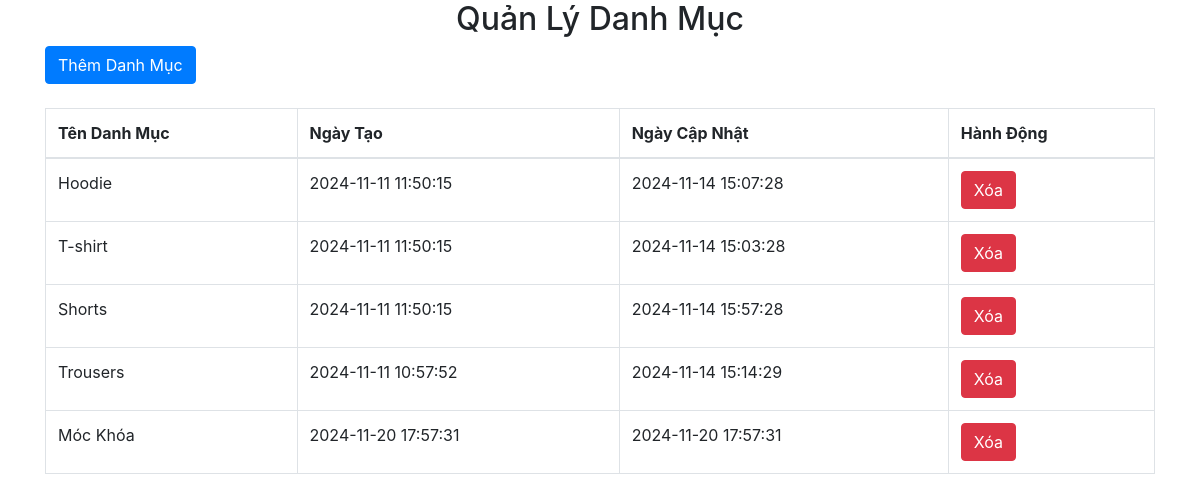
The page /admin/category/index.php on the database its author committed.
### tables this page shows
CREATE TABLE `category` (
  `id` int(11) NOT NULL,
  `name` varchar(50) NOT NULL,
  `created_at` datetime DEFAULT NULL,
  `updated_at` datetime DEFAULT NULL
);

### admin/database/dbhelper.php (called while the page is built, shortened)
<?php
function executeResult($sql, $isSingle = false) {
    $conn = mysqli_connect(HOST, USERNAME, PASSWORD, DATABASE);
    $result = mysqli_query($conn, $sql);
    $data = [];
    while ($row = mysqli_fetch_assoc($result)) {
        $data[] = $row;
    }
    return $data;
}
?>

### admin/category/index.php (the view, shortened to what this page needs)
<?php
require_once('../database/dbhelper.php');
$sql = 'SELECT * FROM category ORDER BY id ASC';
$categories = executeResult($sql);
?>
<!DOCTYPE html>
<html lang="vi">
<head>
    <link rel="stylesheet" href="https://maxcdn.bootstrapcdn.com/bootstrap/4.4.1/css/bootstrap.min.css">
</head>
<body>
    <div class="container">
        <h2 class="text-center">Quản Lý Danh Mục</h2>
        <a href="add.php" class="btn btn-primary">Thêm Danh Mục</a>
        <table class="table table-bordered mt-4">
            <thead>
                <tr>
                    <th>Tên Danh Mục</th>
                    <th>Ngày Tạo</th>
                    <th>Ngày Cập Nhật</th>
                    <th>Hành Động</th>
                </tr>
            </thead>
            <tbody>
                <?php foreach ($categories as $category): ?>
                    <tr>
                        <td><?= $category['name'] ?></td>
                        <td><?= $category['created_at'] ?></td>
                        <td><?= $category['updated_at'] ?></td>
                        <td>
                            <form method="POST" action="delete.php" onsubmit="return confirm('Bạn có chắc chắn muốn xóa danh mục này?');">
                                <button type="submit" class="btn btn-danger">Xóa</button>
                            </form>
                        </td>
                    </tr>
                <?php endforeach; ?>
            </tbody>
        </table>
    </div>
</body>
</html>

### rows shown on the page
category: name "Hoodie", created_at "2024-11-11 11:50:15", updated_at "2024-11-14 15:07:28"
category: name "T-shirt", created_at "2024-11-11 11:50:15", updated_at "2024-11-14 15:03:28"
category: name "Shorts", created_at "2024-11-11 11:50:15", updated_at "2024-11-14 15:57:28"
category: name "Trousers", created_at "2024-11-11 10:57:52", updated_at "2024-11-14 15:14:29"
category: name "Móc Khóa", created_at "2024-11-20 17:57:31", updated_at "2024-11-20 17:57:31"
